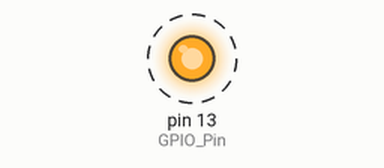
The sketch below on a simulated Arduino Uno, built with avr-gcc and run on an emulated ATmega328P. Parts: output pins drawn as LEDs (lit = HIGH). Dashed ring = blinking. What the sketch prints to the serial monitor is not drawn.

Above: at 0.2 s.
Timing chart, 0 to 3.0 s (numbered marks = the images above):
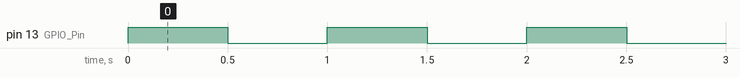

The sketch:

_0-initialize-gpio_usart.ino
```cpp
/* ************************************************************************************************************************
 * ************************************************************************************************************************
 * ARDUINO LIBRARY
 * By Mustafa Onur Parlak
 * GitHub Link: https://github.com/legarthos
 * ***********************************************************************************************************************/
/* ************************************************************************************************************************
 * Project Purpose:
 * It contains the basic notes and contents I took while learning ESP32 with ARDUINO DRIVER.
 * General Draft Code Style with Arduino Library
 *
 * ************************************************************************************************************************
 * Peripherals to be used:
 * GPIO (General Purpose Input Output)
 * USART (Universal Synchronous Asynchronous Receiver / Transmitter)
 *
 * ************************************************************************************************************************
 * Update Time and Reason:
 * 2022.30.10 - Initialize
 *
 * ************************************************************************************************************************/
#include <Arduino.h>

#define GPIO_Pin 13

void setup() {
  pinMode(GPIO_Pin, OUTPUT);
  digitalWrite(GPIO_Pin, LOW);
  Serial.begin(9600);
  Serial.println("Initialize Test Func Starting..");
}

void loop() {
  digitalWrite(GPIO_Pin, HIGH);
  Serial.println("GPIO_Pin = HIGH/SET");
  delay(500);

  digitalWrite(GPIO_Pin, LOW);
  Serial.println("GPIO_Pin = LOW/RESET");
  delay(500);
}
```

Measured:
- by itself, pin 13 (GPIO_Pin): alternates HIGH for 0.50 s and LOW for 0.50 s
